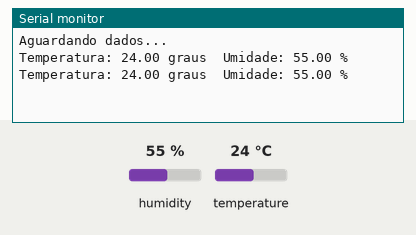
Recording of a sketch running on a simulated Arduino Uno, built with avr-gcc and run on an emulated ATmega328P. Shown: the last lines printed to the serial monitor. The test bench sets the inputs (shaded band); at power-on: humidity 55 %, temperature 24 °C.

Above: at 10.8 s.
10.9 s: humidity set to 22 %
At 16.2 s:
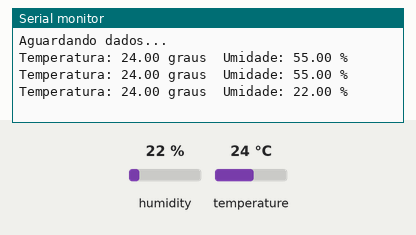
18.4 s: temperature set to 12 °C
At 21.5 s:
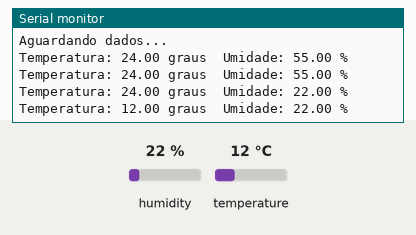
25.9 s: humidity set to 40 %
At 30.7 s:
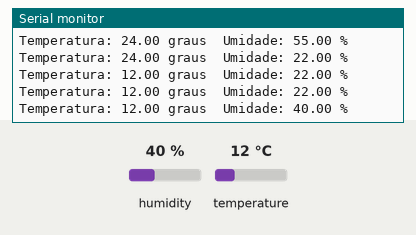
Timing chart, 0 to 32.2 s (numbered marks = the images above; inputs shaded):
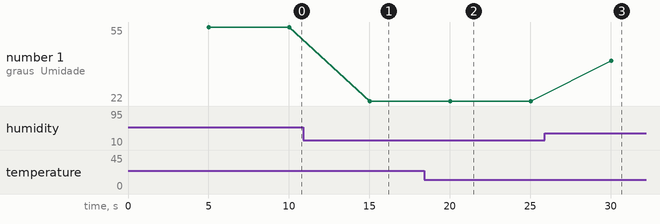

The sketch:

Exemplo_Sensor_DHT11_ou_DHT22_na_Serial.ino
```cpp
  /*
  Pinagem do DHT11 Olhando de frente
  Pin 1 => VCC
  Pin 2 => Pin 7 do Arduino
  Pin 3 => Sem Uso
  Pin 4 => GND
  */
  #include <DHT.h>

  // Pino conectado ao pino de dados do sensor
  #define DHTPIN 7

  // Utilize a linha abaixo de acordo com o modelo do sensor
  //#define DHTTYPE DHT11   // Sensor DHT11
  #define DHTTYPE DHT22   // Sensor DHT 22  (AM2302)
  //#define DHTTYPE DHT21   // Sensor DHT 21 (AM2301)

  // Definicoes do sensor : pino, tipo
  DHT dht(DHTPIN, DHTTYPE);

  void setup()
  {
  Serial.begin(9600);
  Serial.println("Aguardando dados...");
  // Iniclaiza o sensor DHT
  dht.begin();
  }

  void loop()
  {
  // Aguarda 5 segundos entre as medicoes
  delay(5000);

  // Leitura da umidade
  float h = dht.readHumidity();
  // Leitura da temperatura (Celsius)
  float t = dht.readTemperature();

  // Verifica se o sensor esta respondendo
  if (isnan(h) || isnan(t))
  {
    Serial.println("Falha ao ler dados do sensor DHT !!!");
    return;
  }

  // Mostra a temperatura no serial monitor e no display
  Serial.print("Temperatura: ");
  Serial.print(t);
  Serial.print(" graus  ");
  // Mostra a umidade no serial monitor e no display
  Serial.print("Umidade: ");
  Serial.print(h);
  Serial.println(" %");
  }
```

Measured:
- after the input at 10.9 s, the serial monitor: prints a new line after 4.1 s (image 1)
- after the input at 18.4 s, the serial monitor: prints a new line after 1.6 s (image 2)
- after the input at 25.9 s, the serial monitor: prints a new line after 4.1 s (image 3)
- plotted number 1: 55 → 22 after the input at 10.9 s, 22 → 40 after the input at 25.9 s
